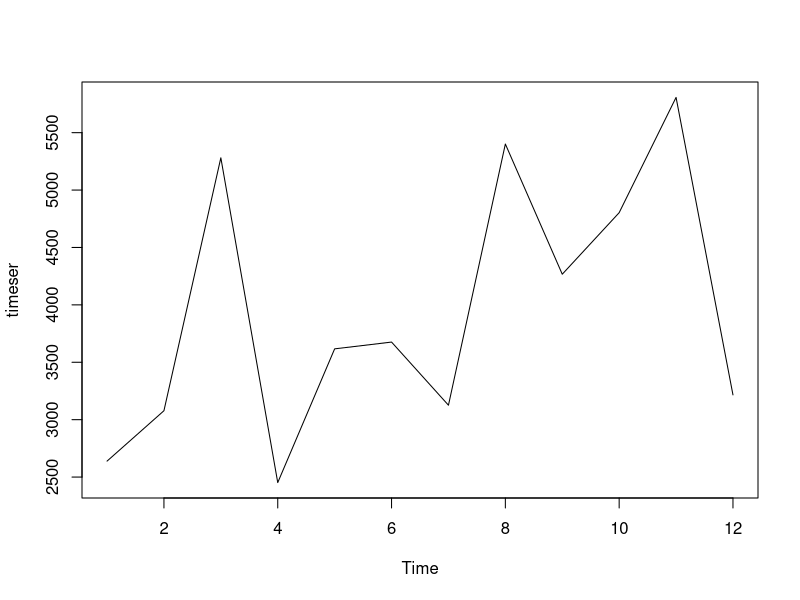

The R source for this figure: (Note: this script raises an error after producing the figure.)

library(lubridate)
library(ggplot2)
library(dplyr)
library(graphics)
library(forecast)
setwd("D:/BACKUP/cloudbyte")
online.retail<-read.csv("online.retail.csv",sep=",",header=T)

##############################################Business Understanding#########################
#The data is POS data where one row represents a item purchased. The data has been filtered for the
#data of a single SKU "JUMBO BAG RED RETROSPOT".
#The data is for the sales for the December 2010 to December 2011
#We can initially group the data based on month to find out the sales per month and then can see trends, seasonality to
#Predict the sales of the product in next months

#################################################Data Understanding & Data Preparation###########
#InvoiceNumber represents the invoice no of the bill when the item was purchased
#StockCode represents the code to internally identify the product
#Description represents the item description
#Quantity represents the quantity of the item purchased
#invoice date represents the date on which the item was purchased
#Unit Price represents the per unit price of the stock
#Customer ID represents the internally identified code for the customer

# Seperating the month from the invoice date 
online.retail$InvoiceDate<-as.POSIXlt(online.retail$InvoiceDate,format="%d-%m-%Y %H:%M")
online.retail$month<-format(online.retail$InvoiceDate,"%m")
online.retail$InvoiceDate<-as.POSIXct(online.retail$InvoiceDate)
online_month<-group_by(online.retail,month) %>% summarise(sum(Quantity))
colnames(online_month)<-c("month","quantity")
timeser <- ts(online_month$quantity)
plot(timeser)
 
####################################################Data Modelling##################################

#There is a seasonality in the data . After every 2 months there is a increase in sales
#of the product.#There is a trend of upward increase in the sales
lmfit_trend <- lm(quantity~ month, data=online_month)
summary(lmfit_trend)
#All the values are NA values which indicates there is no trend in the data

timevals <- c(1:nrow(online_month))
#Modelling the seasonal trend in R
online_month$quancos<-cos(online_month$quantity)
lmfit_seasonal <- lm(quantity~ month, data=online_month)
summary(lmfit_seasonal)
globalpred <- predict(lmfit)

#Considering that the values of quantity is a white noise, we intend to draw an
#autocorrelation function to determine whether the values are white noise or not

acf(online_month$quantity, level=95, lag.max=40, main="ACF Plot for White Noise")
#############################################################Result###########################
#The values of the quantity are white noise with no seasonal or trends. It therefore implies
#that the sales quantity for the "jumbo bag red Retrospot" cannot be predicted.




